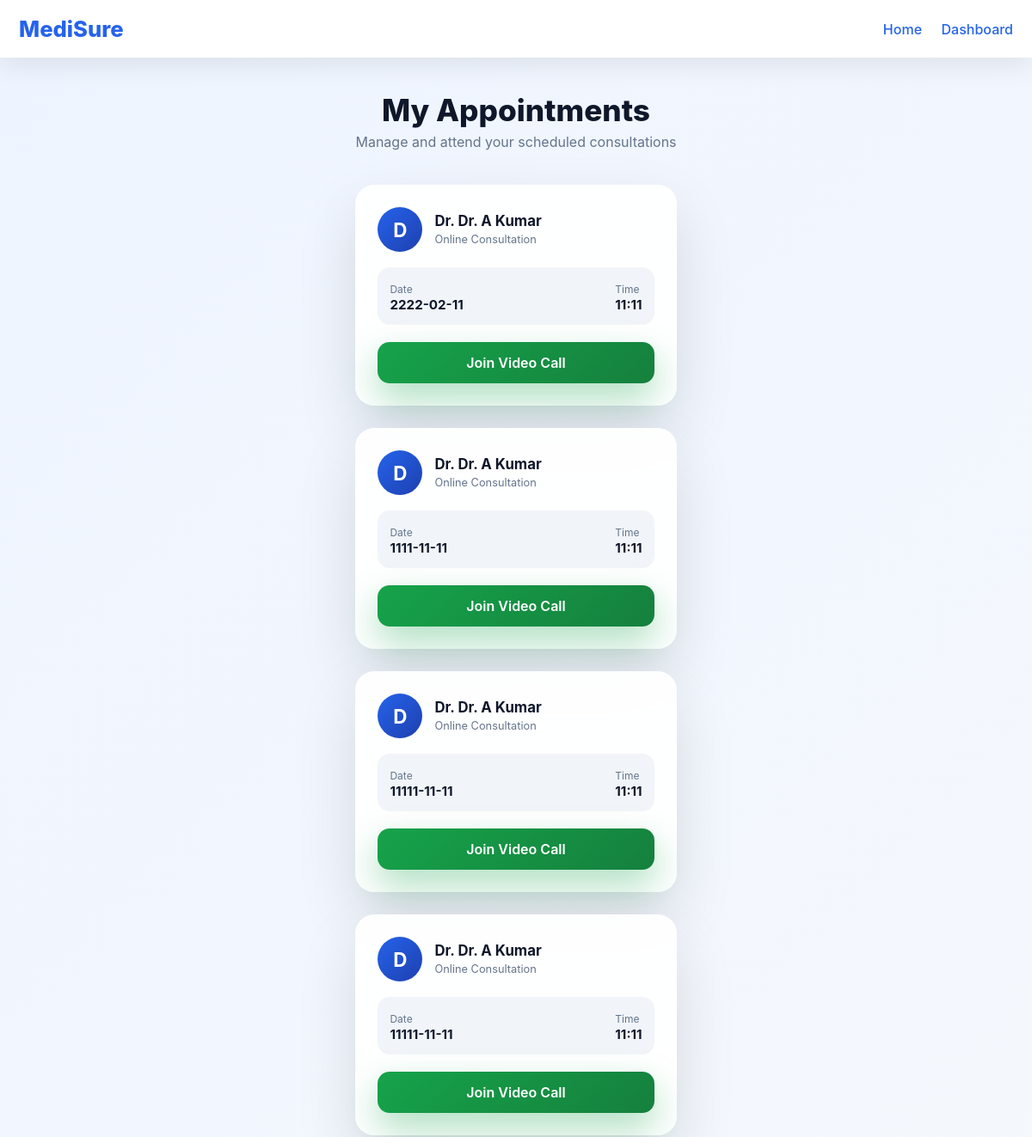
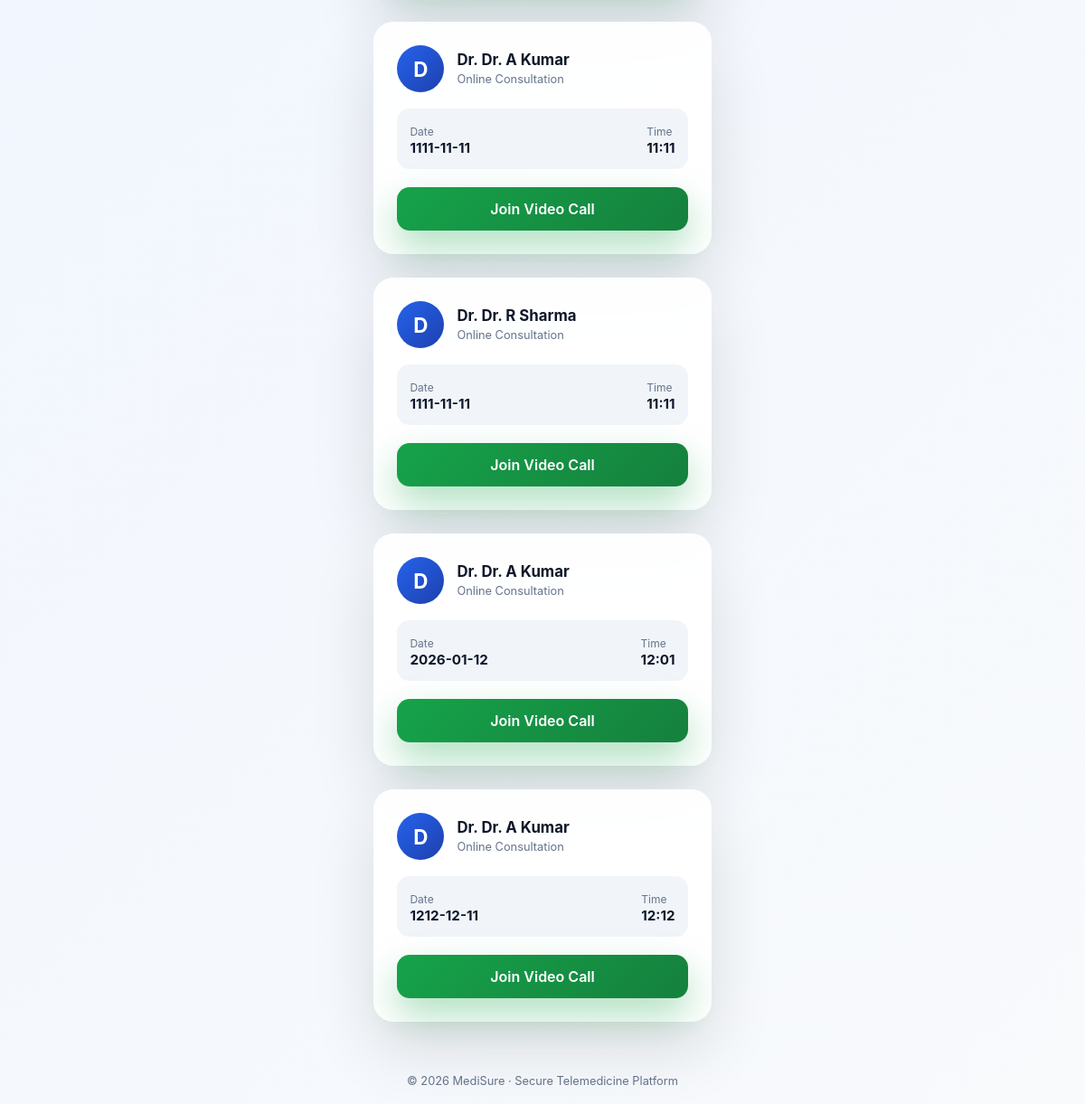
Page /my-appointments (signed in) on the committed database (2 pictures, top to bottom).
### tables this page shows
CREATE TABLE appointments (
    id INTEGER PRIMARY KEY AUTOINCREMENT,
    user_id INTEGER NOT NULL,
    doctor_id INTEGER NOT NULL,
    appointment_date TEXT NOT NULL,
    appointment_time TEXT NOT NULL,
    status TEXT DEFAULT 'Booked'
, zoom_link TEXT);

CREATE TABLE doctors (
    id INTEGER PRIMARY KEY AUTOINCREMENT,
    name TEXT NOT NULL,
    specialization TEXT NOT NULL,
    email TEXT NOT NULL
);

### app.py (the view)
@app.route("/my-appointments")
def my_appointments():
    if "user_id" not in session:
        return redirect("/login")
    conn = sqlite3.connect("database.db")
    cur = conn.cursor()
    cur.execute("""
        SELECT
            d.name,
            a.appointment_date,
            a.appointment_time,
            a.zoom_link
        FROM appointments a
        JOIN doctors d ON a.doctor_id = d.id
        WHERE a.user_id = ?
    """, (session["user_id"],))
    appointments = cur.fetchall()
    conn.close()
    return render_template(
        "my_appointments.html",
        appointments=appointments
    )

### templates/my_appointments.html (shortened to what this page needs)
<!DOCTYPE html>
<html lang="en">
<head>
    <link rel="stylesheet" href="/static/my_appointments.css">
</head>
<body>
<header class="header">
    <div class="header-container">
        <h1 class="logo">MediSure</h1>
        <nav>
            <a href="/home">Home</a>
            <a href="/dashboard">Dashboard</a>
        </nav>
    </div>
</header>
<main class="main">
    <div class="page-header">
        <h2>My Appointments</h2>
        <p>Manage and attend your scheduled consultations</p>
    </div>
    {% if appointments %}
    <div class="appointments-grid">
        {% for appointment in appointments %}
        <div class="appointment-card">
            <div class="doctor-section">
                <div class="avatar">
                    {{ appointment[0][0] }}
                </div>
                <div>
                    <h3>Dr. {{ appointment[0] }}</h3>
                    <span class="speciality">Online Consultation</span>
                </div>
            </div>
            <div class="details">
                <div>
                    <span>Date</span>
                    <strong>{{ appointment[1] }}</strong>
                </div>
                <div>
                    <span>Time</span>
                    <strong>{{ appointment[2] }}</strong>
                </div>
            </div>
            <div class="actions">
                <a href="{{ appointment[3] }}" target="_blank" class="join-btn">
                    Join Video Call
                </a>
            </div>
        </div>
        {% endfor %}
    </div>
    {% else %}
        <div class="empty-state">
            <h3>No Appointments Found</h3>
            <p>You currently have no scheduled consultations.</p>
            <a href="/consult-doctor" class="book-btn">Book Appointment</a>
        </div>
    {% endif %}
</main>
<footer class="footer">
    © 2026 MediSure · Secure Telemedicine Platform
</footer>
</body>
</html>

### static/my_appointments.css (style rules this page uses)
* { margin: 0; padding: 0; box-sizing: border-box; font-family: "Inter", "Segoe UI", sans-serif; }
body { background: linear-gradient(135deg, #eef4ff, #f8fafc); color: #0f172a; min-height: 100vh; display: flex; flex-direction: column; }
.header { background: white; box-shadow: 0 10px 30px rgba(0,0,0,0.08); }
.header-container { max-width: 1200px; margin: auto; padding: 18px 22px; display: flex; justify-content: space-between; align-items: center; }
.logo { font-size: 1.6rem; font-weight: 800; color: #2563eb; }
nav a { margin-left: 18px; text-decoration: none; color: #2563eb; font-weight: 500; }
.main { flex: 1; padding: 40px 20px; max-width: 1200px; margin: auto; }
.page-header { text-align: center; margin-bottom: 40px; }
.page-header h2 { font-size: 2.2rem; font-weight: 800; }
.page-header p { color: #64748b; margin-top: 6px; }
.appointments-grid { display: grid; grid-template-columns: repeat(auto-fit, minmax(300px, 1fr)); gap: 26px; }
.appointment-card { background: rgba(255,255,255,0.92); backdrop-filter: blur(12px); border-radius: 22px; padding: 26px; box-shadow: 0 30px 70px rgba(0,0,0,0.12); transition: transform 0.25s ease; }
.doctor-section { display: flex; align-items: center; margin-bottom: 18px; }
.avatar { width: 52px; height: 52px; border-radius: 50%; background: linear-gradient(135deg, #2563eb, #1e40af); color: white; font-size: 1.4rem; font-weight: 700; display: flex; align-items: center; justify-content: center; margin-right: 14px; }
.doctor-section h3 { font-size: 1.05rem; }
.speciality { font-size: 0.8rem; color: #64748b; }
.details { display: flex; justify-content: space-between; background: #f1f5f9; padding: 14px; border-radius: 14px; margin-bottom: 20px; }
.details span { font-size: 0.75rem; color: #64748b; }
.details strong { display: block; font-size: 0.95rem; }
.join-btn { display: block; width: 100%; text-align: center; padding: 14px; background: linear-gradient(135deg, #16a34a, #15803d); color: white; border-radius: 14px; text-decoration: none; font-weight: 600; box-shadow: 0 18px 40px rgba(22,163,74,0.35); }
.footer { text-align: center; padding: 18px; font-size: 0.8rem; color: #64748b; }

### rows in the picture
appointments: name "D", name "Dr. A Kumar", appointment_date "2222-02-11", appointment_time "11:11"
appointments: name "D", name "Dr. A Kumar", appointment_date "1111-11-11", appointment_time "11:11"
appointments: name "D", name "Dr. A Kumar", appointment_date "11111-11-11", appointment_time "11:11"
appointments: name "D", name "Dr. A Kumar", appointment_date "11111-11-11", appointment_time "11:11"
appointments: name "D", name "Dr. A Kumar", appointment_date "1111-11-11", appointment_time "11:11"
appointments: name "D", name "Dr. R Sharma", appointment_date "1111-11-11", appointment_time "11:11"
appointments: name "D", name "Dr. A Kumar", appointment_date "2026-01-12", appointment_time "12:01"
appointments: name "D", name "Dr. A Kumar", appointment_date "1212-12-11", appointment_time "12:12"
